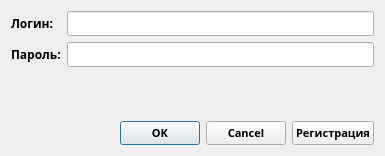
<?xml version="1.0" encoding="UTF-8"?>
<ui version="4.0">
 <class>LoginForm</class>
 <widget class="QWidget" name="LoginForm">
  <property name="geometry">
   <rect>
    <x>0</x>
    <y>0</y>
    <width>385</width>
    <height>156</height>
   </rect>
  </property>
  <property name="font">
   <font>
    <family>School</family>
    <bold>true</bold>
   </font>
  </property>
  <property name="windowTitle">
   <string>Form</string>
  </property>
  <layout class="QVBoxLayout" name="verticalLayout">
   <item>
    <layout class="QFormLayout" name="formLayout">
     <property name="verticalSpacing">
      <number>6</number>
     </property>
     <item row="0" column="0">
      <widget class="QLabel" name="label">
       <property name="text">
        <string>Логин:</string>
       </property>
      </widget>
     </item>
     <item row="1" column="0">
      <widget class="QLabel" name="label_2">
       <property name="text">
        <string>Пароль:</string>
       </property>
      </widget>
     </item>
     <item row="0" column="1">
      <widget class="QLineEdit" name="loginEdit">
       <property name="text">
        <string/>
       </property>
      </widget>
     </item>
     <item row="1" column="1">
      <widget class="QLineEdit" name="passwordEdit">
       <property name="text">
        <string/>
       </property>
       <property name="echoMode">
        <enum>QLineEdit::Password</enum>
       </property>
      </widget>
     </item>
    </layout>
   </item>
   <item>
    <spacer name="verticalSpacer">
     <property name="orientation">
      <enum>Qt::Vertical</enum>
     </property>
     <property name="sizeHint" stdset="0">
      <size>
       <width>20</width>
       <height>40</height>
      </size>
     </property>
    </spacer>
   </item>
   <item>
    <layout class="QHBoxLayout" name="horizontalLayout" stretch="0,0">
     <item>
      <widget class="QDialogButtonBox" name="buttonBox">
       <property name="font">
        <font>
         <family>School</family>
         <pointsize>8</pointsize>
         <bold>true</bold>
        </font>
       </property>
       <property name="standardButtons">
        <set>QDialogButtonBox::Cancel|QDialogButtonBox::Ok</set>
       </property>
      </widget>
     </item>
     <item>
      <widget class="QPushButton" name="registrationPushButton">
       <property name="font">
        <font>
         <family>School</family>
         <pointsize>8</pointsize>
         <bold>true</bold>
        </font>
       </property>
       <property name="text">
        <string>Регистрация</string>
       </property>
      </widget>
     </item>
    </layout>
   </item>
  </layout>
 </widget>
 <resources/>
 <connections/>
</ui>
